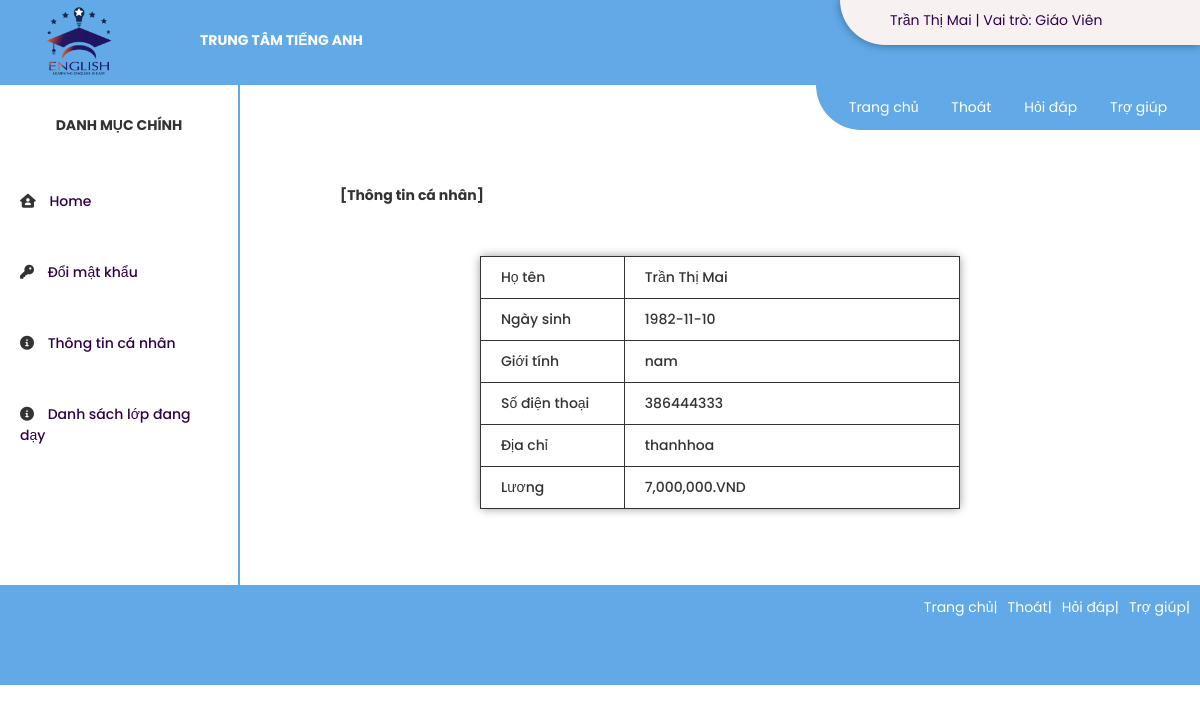
Screenshot of /teacherH/information (signed in) with the database file from the repository.
### tables this page shows
CREATE TABLE `giaovien` (
  `id` int(11) NOT NULL,
  `id_user` int(11) NOT NULL,
  `ho` varchar(255) NOT NULL,
  `ten` varchar(255) NOT NULL,
  `ngaysinh` date NOT NULL,
  `gioitinh` varchar(255) NOT NULL,
  `sdt` int(11) NOT NULL,
  `diachi` varchar(255) NOT NULL,
  `id_luong` int(11) DEFAULT NULL
);

### mvc/core/controler.php (called while the page is built, shortened)
<?php
class Controler
{
    public function view($view, $data = array())
    {
        require_once "./mvc/views/" . $view . ".php";
    }
}

### mvc/controllers/teacherH/teacherPage.php (called while the page is built, shortened)
<?php
class teacherPage extends Controler
{
    public function information()
    {
        $teacher = $this->model("teacher");
        $item_teacher = json_decode($teacher->getInforByIdUser(), true);
        $this->view(
            "teacher_v",
            [
                "page" => "information",
                "teacher" => $item_teacher
            ]
        );
    }
}

### mvc/core/app.php (called while the page is built, shortened)
<?php
    class App
    {
        public $action = "myhome";
        public $params = [];
        public function __construct()
        {
            $arr = $this->UrlProcess();
            if (file_exists("./mvc/controllers/".$arr[0].".php")) {
                unset($arr[0]);
            }
            $this->controler = new $this->controler;
            if (isset($arr[1])) {
                if (method_exists($this->controler, $arr[1])) {
                    $this->action = $arr[1];
                }
                unset($arr[1]);
            }
            if (isset($arr)) {
                $this->params = array_values($arr);
            }
            else $this->params = [];
            call_user_func_array([$this->controler,$this->action],$this->params);
        }
        public function UrlProcess()
        {
            if (isset($_GET['url'])) {
                return explode("/",strtolower(preg_replace('/\s+/', '', $_GET['url'])));
            }
            else return [''];
        }
    }

### index.php (called while the page is built, shortened)
<?php
    $myApp = new App();
?>

### mvc/core/DB.php (called while the page is built, shortened)
<?php
class DB
{
    public $con;
    public function __construct()
    {
        $host = "localhost:3308";
        $uname = "root";
        $pass = "";
        $db = "trungtamtienganh";
        $this->con = mysqli_connect($host, $uname, $pass) or die("could not connect to mysql");
        mysqli_select_db($this->con, $db) or die("no database");
        mysqli_query($this->con, "SET NAMES 'utf8'");
    }
    public function getDefineData($sql)
    {
        $resutl = $this->con->query($sql);
        $data = array();
        if ($resutl->num_rows > 0) {
            while ($row = $resutl->fetch_assoc()) {
                array_push($data, $row);
            }
        }
        return json_encode($data);
    }
    public function getData($field = [], $table, $where = [], $top = [])
    {
        $sql = "SELECT " . implode(",", $field) . "
                FROM $table ";
        if (!empty($where)) {
            $sql .= "WHERE " . implode(" AND ", $where);
        }
        return $this->getDefineData($sql);
    }
    public function getJoinData($field = [], $table, $join = [], $where = [], $top = [])
    {
        $table .= " " . implode(" ", $join);
        return $this->getData($field, $table, $where, $top);
    }
}

### mvc/models/teacher.php (called while the page is built, shortened)
<?php
class teacher extends DB
{
    public $table = "giaovien";
    public function getInforByIdUser()
    {
        $id = $_SESSION['id'];
        $field = [
            "giaovien.*",
            "luong.hesoluong AS hsl",
            "(luong.hesoluong*luong.luongcoban) AS luong"
        ];
        $join = [
            "LEFT JOIN luong ON giaovien.id_luong = luong.id"
        ];
        $where = [
            "giaovien.id_user = '$id'"
        ];
        return $this->getJoinData($field, $this->table, $join, $where, null);
    }
}

### mvc/views/pages/teacher_layout/information.php (the view)
<div class="main-information">
    <p><?php echo $data['teacher'][0]['ho'] . ' ' . $data['teacher'][0]['ten']; ?> | Vai trò: Giáo
        Viên</p>
</div>
<h3 class="right__heading">[Thông tin cá nhân]</h3>
<table class="table">
    <tr>
        <th width="30%">Họ tên</th>
        <th><?php echo $data['teacher'][0]['ho'] . ' ' . $data['teacher'][0]['ten']; ?></th>
    </tr>
    <tr>
        <th>Ngày sinh</th>
        <th><?php echo $data['teacher'][0]['ngaysinh'] ?></th>
    </tr>
    <tr>
        <th>Giới tính</th>
        <th><?php echo $data['teacher'][0]['gioitinh'] ?></th>
    </tr>
    <tr>
        <th>Số điện thoại</th>
        <th><?php echo $data['teacher'][0]['sdt'] ?></th>
    </tr>
    <tr>
        <th>Địa chỉ</th>
        <th><?php echo $data['teacher'][0]['diachi'] ?></th>
    </tr>
    <tr>
        <th>Lương</th>
        <th><?php echo number_format($data['teacher'][0]['luong']) . ".VND"; ?></th>
    </tr>
</table>

### public/css/css1/style.css (style rules this page uses)
* { margin: 0; padding: 0; box-sizing: border-box; color: #333; font-size: 14px; }
html { font-family: 'Poppins', sans-serif; }
table { margin: auto; border: 1px solid #333; min-width: 50%; border-collapse: collapse; border-radius: 5px; box-shadow: 0 0 10px rgba(0, 0, 0, 0.4); }
th, tr { text-align: unset; border: 1px solid #333; padding: 10px 20px; font-weight: 500; }
.main-information { background-color: rgb(248, 241, 241); position: fixed; top: 0; right: 0; z-index: 1; height: 45px; width: 30%; box-shadow: 0 0 10px rgba(0, 0, 0, 0.4); border-bottom-left-radius: 75px; }
.main-information p { color: rgb(46, 0, 73); display: block; padding: 10px 50px; }
.right__heading { margin: 100px 0 50px 100px; }

### rows the page displays
giaovien: ho "Trần Thị", ten "Mai", ngaysinh "1982-11-10", gioitinh "nam", sdt "386444333", diachi "thanhhoa"

### other values shown
$data['teacher'][0]['luong'] "7,000,000"
